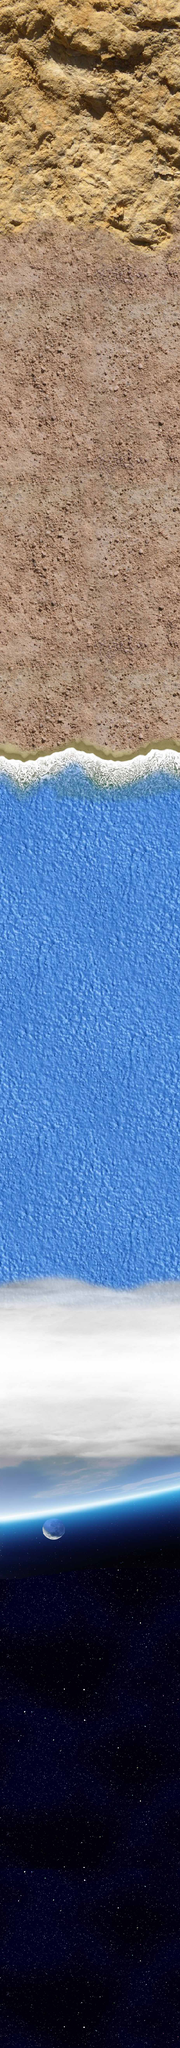

Rendered tile map (Tiled .tmx) drawn with the repository's tilesets; below, a short description and the map source with its tile grids summarised:
An orthogonal 25x283 tile map with 35x35 px tiles, 1 tile layer (Background).

<map version="1.0" orientation="orthogonal" renderorder="right-down" width="25" height="283" tilewidth="35" tileheight="35" nextobjectid="1">
 <tileset firstgid="1" name="Level1_BG" tilewidth="35" tileheight="35" spacing="2" margin="2">
  <image source="assets/Level1_BG.jpg" width="945" height="10500" />
 </tileset>
 <layer name="Background" width="25" height="283">
  <data>[7075 cells, 7075 non-empty, 7075 distinct tile ids]</data>
 </layer>
</map>